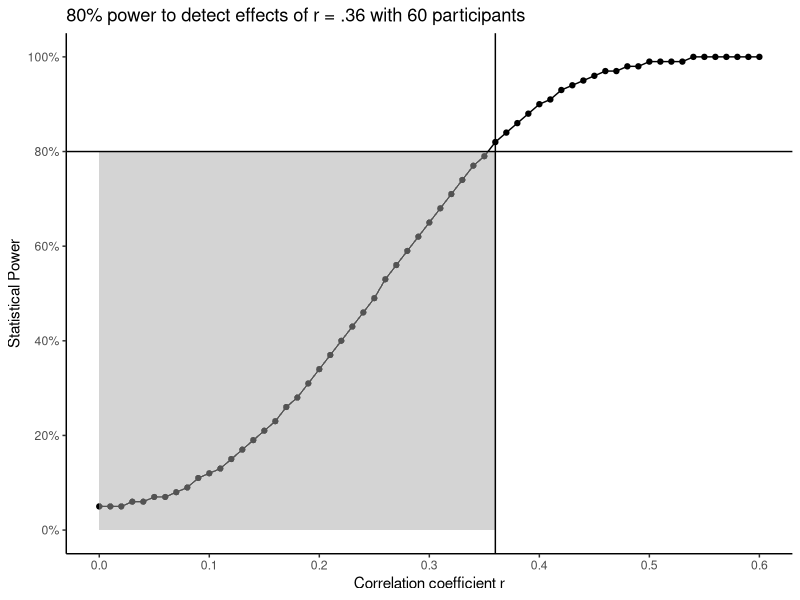
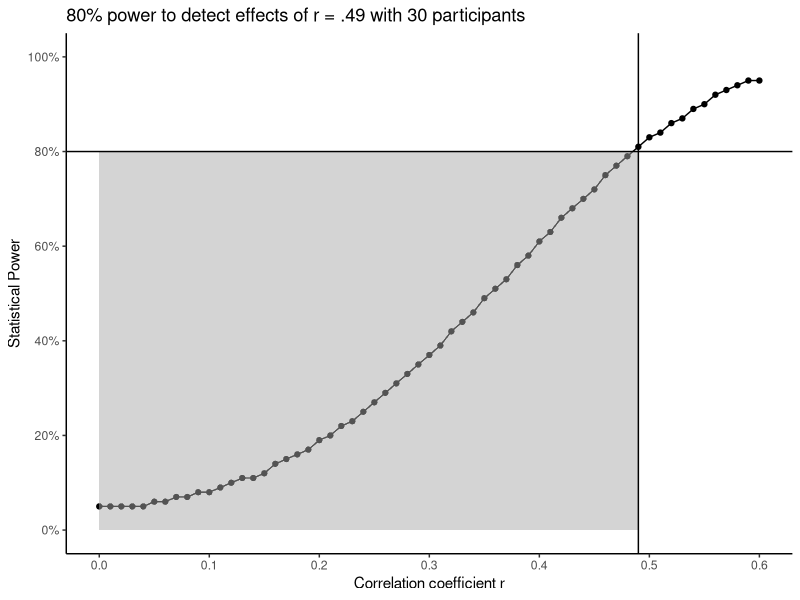

These charts were generated, in order, by the following R code: (Note: this script raises an error after producing the figures.)
## ---- chunk 1
library(pwr)
library(tidyverse)
library(knitr)
## ---- chunk 2
pwr.t.test(d = 0.54,
           sig.level = .05,
           power = .84,
           type = "paired",
           alternative = "two.sided")
## ---- chunk 3

power_table <- expand.grid(
  effects = seq(0, 0.6, 0.01),
  sample_size = c(30, 60),
  power = 0)

for (i in 1:nrow(power_table)){
  power <- pwr.r.test(r = power_table$effects[i],
                                        sig.level = .05,
                                        n = power_table$sample_size[i])$power
  
  power_table$power[i] <- round(power, 2)
}

power_table %>% 
  filter(sample_size == 60) %>% 
  ggplot(aes(x = effects, y = power)) +
  geom_point() + 
  geom_line() +
  theme_classic() + 
  geom_rect(aes(xmin = 0, xmax = .36, ymin = 0, ymax = 0.8), 
            fill="grey",
            alpha=0.01) + 
  geom_vline(xintercept = .36) + 
  geom_hline(yintercept = .80) + 
  scale_x_continuous(name = "Correlation coefficient r", breaks = seq(0, 0.6, 0.1)) + 
  scale_y_continuous(name = "Statistical Power", breaks = seq(0, 1, 0.2), limits = c(0, 1), labels = scales::percent_format(accuracy = 1)) + 
  labs(title = "80% power to detect effects of r = .36 with 60 participants")

## ---- chunk 4

power_table %>% 
  filter(sample_size == 30) %>% 
  ggplot(aes(x = effects, y = power)) +
  geom_point() + 
  geom_line() +
  theme_classic() + 
  geom_rect(aes(xmin = 0, xmax = .49, ymin = 0, ymax = 0.8), 
            fill="grey",
            alpha=0.01) + 
  geom_vline(xintercept = .49) + 
  geom_hline(yintercept = .80) + 
  scale_x_continuous(name = "Correlation coefficient r", breaks = seq(0, 0.6, 0.1)) + 
  scale_y_continuous(name = "Statistical Power", breaks = seq(0, 1, 0.2), limits = c(0, 1), labels = scales::percent_format(accuracy = 1)) + 
  labs(title = "80% power to detect effects of r = .49 with 30 participants")

## ---- chunk 5
cat("Using the field standards of power = .80 and alpha = .05, and an effect size from previous studies, we will require 29 infants in our study.")
## ---- chunk 6
cat("- Sidedness of the test?", mcq(c("Included", answer = "Missing")))
## ---- chunk 7
cat("- Justification for effect size?", mcq(c("Included", answer = "Missing")))
## ---- chunk 8
cat("- Type of effect size?", mcq(c("Included", answer = "Missing")))
## ---- chunk 9
cat("- Alpha value?", mcq(c(answer = "Included", "Missing")))
## ---- chunk 10
cat("- Value of the effect size?", mcq(c("Included", answer = "Missing")))
## ---- chunk 11
cat("- Power / beta value?", mcq(c(answer = "Included", "Missing")))
## ---- chunk 12
cat("- Sample size?", mcq(c(answer = "Included", "Missing")))
## ---- chunk 13
cat("Previous related research looking into how infants can develop and show selective-attention suggested a medium sized effect. As such, using the field standards of power = .80 and alpha = .05, and d = 0.54, we will require 29 infants in our study.")
## ---- chunk 14
cat("- Sidedness of the test?", mcq(c("Included", answer = "Missing")))
## ---- chunk 15
cat("- Justification for effect size?", mcq(c("Included", answer = "Missing")))
## ---- chunk 16
cat("- Type of effect size?", mcq(c(answer = "Included", "Missing")))
## ---- chunk 17
cat("- Alpha value?", mcq(c(answer = "Included", "Missing")))
## ---- chunk 18
cat("- Value of the effect size?", mcq(c(answer = "Included", "Missing")))
## ---- chunk 19
cat("- Power / beta value?", mcq(c(answer = "Included", "Missing")))
## ---- chunk 20
cat("- Sample size?", mcq(c(answer = "Included", "Missing")))
## ---- chunk 21
cat("Previous related research looking into how infants can develop and show selective-attention through music (Mehr et al., 2016) and language (Kinzler et al., 2007) suggested a medium sized effect around d = 0.54. As such, using the field standards of power = .80 and alpha = .05, and the suggested effect size from previous studies, we will require 29 infants in our study for a two-tailed test.")
## ---- chunk 22
cat("- Sidedness of the test?", mcq(c(answer = "Included", answer = "Missing")))
## ---- chunk 23
cat("- Justification for effect size?", mcq(c(answer = "Included", "Missing")))
## ---- chunk 24
cat("- Type of effect size?", mcq(c(answer = "Included", "Missing")))
## ---- chunk 25
cat("- Alpha value?", mcq(c(answer = "Included", "Missing")))
## ---- chunk 26
cat("- Value of the effect size?", mcq(c(answer = "Included", "Missing")))
## ---- chunk 27
cat("- Power / beta value?", mcq(c(answer = "Included", "Missing")))
## ---- chunk 28
cat("- Sample size?", mcq(c(answer = "Included", "Missing")))
## ---- chunk 29
pwr.t.test(d = 0.54,
           sig.level = .05,
           power = .84,
           type = "paired",
           alternative = "two.sided")
## ---- chunk 30
pwr.t.test(n = 20,
           sig.level = .05,
           power = .84,
           type = "paired",
           alternative = "two.sided")
## ---- chunk 31
include_graphics("images/07_Dawtry_plot.png")
